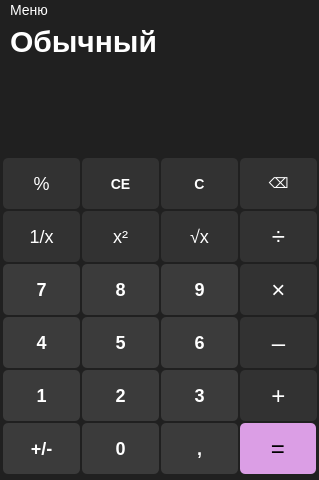
<?xml version="1.0" encoding="UTF-8"?>
<ui version="4.0">
 <class>MainWindow</class>
 <widget class="QMainWindow" name="MainWindow">
  <property name="geometry">
   <rect>
    <x>0</x>
    <y>0</y>
    <width>319</width>
    <height>480</height>
   </rect>
  </property>
  <property name="windowTitle">
   <string>Калькулятор</string>
  </property>
  <property name="windowIcon">
   <iconset>
    <normaloff>../../../Downloads/icons8-калькулятор-48.png</normaloff>../../../Downloads/icons8-калькулятор-48.png</iconset>
  </property>
  <property name="autoFillBackground">
   <bool>false</bool>
  </property>
  <property name="styleSheet">
   <string notr="true">background-color: rgb(32,32,32);</string>
  </property>
  <widget class="QWidget" name="centralwidget">
   <widget class="QPushButton" name="pushButton1">
    <property name="geometry">
     <rect>
      <x>3</x>
      <y>349</y>
      <width>77</width>
      <height>51</height>
     </rect>
    </property>
    <property name="styleSheet">
     <string notr="true">QPushButton {
	color: white;
	background-color: rgb(59,59,59);
	font-family: &quot;Segoe UI&quot;;
	font-weight: 500;
	border-radius: 5px;
	font-size: 18px;
}
QPushButton:hover {
	color: white;
	background-color: rgb(50,50,50);
	border-radius: 5px;
	font-size: 18px;
}
QPushButton:pressed {
	color: white;
	background-color: rgb(40,40,40);
	border-radius: 5px;
	font-size: 18px;
}</string>
    </property>
    <property name="text">
     <string>1</string>
    </property>
   </widget>
   <widget class="QPushButton" name="pushButton2">
    <property name="geometry">
     <rect>
      <x>82</x>
      <y>349</y>
      <width>77</width>
      <height>51</height>
     </rect>
    </property>
    <property name="styleSheet">
     <string notr="true">QPushButton {
	color: white;
	background-color: rgb(59,59,59);
	font-family: &quot;Segoe UI&quot;;
	font-weight: 500;
	border-radius: 5px;
	font-size: 18px;
}
QPushButton:hover {
	color: white;
	background-color: rgb(50,50,50);
	border-radius: 5px;
	font-size: 18px;
}
QPushButton:pressed {
	color: white;
	background-color: rgb(40,40,40);
	border-radius: 5px;
	font-size: 18px;
}</string>
    </property>
    <property name="text">
     <string>2</string>
    </property>
   </widget>
   <widget class="QPushButton" name="pushButton3">
    <property name="geometry">
     <rect>
      <x>161</x>
      <y>349</y>
      <width>77</width>
      <height>51</height>
     </rect>
    </property>
    <property name="styleSheet">
     <string notr="true">QPushButton {
	color: white;
	background-color: rgb(59,59,59);
	font-family: &quot;Segoe UI&quot;;
	font-weight: 500;
	border-radius: 5px;
	font-size: 18px;
}
QPushButton:hover {
	color: white;
	background-color: rgb(50,50,50);
	border-radius: 5px;
	font-size: 18px;
}
QPushButton:pressed {
	color: white;
	background-color: rgb(40,40,40);
	border-radius: 5px;
	font-size: 18px;
}</string>
    </property>
    <property name="text">
     <string>3</string>
    </property>
   </widget>
   <widget class="QPushButton" name="pushButtonPlus">
    <property name="geometry">
     <rect>
      <x>240</x>
      <y>349</y>
      <width>77</width>
      <height>51</height>
     </rect>
    </property>
    <property name="styleSheet">
     <string notr="true">QPushButton {
	background-color: rgb(50, 50, 50);
	color: white;

	border-radius: 5px;
	font-size: 24px;
}
QPushButton:hover {
	background-color: rgb(59, 59, 59);
	color: white;
	border-radius: 5px;
	font-size: 24px;
}
QPushButton:pressed {
	background-color: rgb(50,50,50);
	color: white;
	border-radius: 5px;
	font-size: 24px;
}</string>
    </property>
    <property name="text">
     <string>+</string>
    </property>
   </widget>
   <widget class="QPushButton" name="pushButtonResult">
    <property name="geometry">
     <rect>
      <x>240</x>
      <y>402</y>
      <width>76</width>
      <height>51</height>
     </rect>
    </property>
    <property name="styleSheet">
     <string notr="true">QPushButton {
	background-color: rgb(219,158,229);
	color: black;
	border-radius: 5px;
	font-size: 24px;
}
QPushButton:hover {
	background-color:  rgb(200,145,210);
	color: black;
	border-radius: 5px;
	font-size: 24px;
}
QPushButton:pressed {
	background-color: rgb(181,132,189);
	color: rgb(115,84,121);
	border-radius: 5px;
	font-size: 24px;

}</string>
    </property>
    <property name="text">
     <string>=</string>
    </property>
   </widget>
   <widget class="QPushButton" name="pushButtonDot">
    <property name="geometry">
     <rect>
      <x>161</x>
      <y>402</y>
      <width>77</width>
      <height>51</height>
     </rect>
    </property>
    <property name="styleSheet">
     <string notr="true">QPushButton {
	color: white;
	background-color: rgb(59,59,59);
	font-family: &quot;Segoe UI&quot;;
	font-weight: 500;
	border-radius: 5px;
	font-size: 18px;
}
QPushButton:hover {
	color: white;
	background-color: rgb(50,50,50);
	border-radius: 5px;
	font-size: 18px;
}
QPushButton:pressed {
	color: white;
	background-color: rgb(40,40,40);
	border-radius: 5px;
	font-size: 18px;
}</string>
    </property>
    <property name="text">
     <string>,</string>
    </property>
   </widget>
   <widget class="QPushButton" name="pushButton0">
    <property name="geometry">
     <rect>
      <x>82</x>
      <y>402</y>
      <width>77</width>
      <height>51</height>
     </rect>
    </property>
    <property name="styleSheet">
     <string notr="true">QPushButton {
	color: white;
	background-color: rgb(59,59,59);
	font-family: &quot;Segoe UI&quot;;
	font-weight: 500;
	border-radius: 5px;
	font-size: 18px;
}
QPushButton:hover {
	color: white;
	background-color: rgb(50,50,50);
	border-radius: 5px;
	font-size: 18px;
}
QPushButton:pressed {
	color: white;
	background-color: rgb(40,40,40);
	border-radius: 5px;
	font-size: 18px;
}</string>
    </property>
    <property name="text">
     <string>0</string>
    </property>
   </widget>
   <widget class="QPushButton" name="pushButtonUnary">
    <property name="geometry">
     <rect>
      <x>3</x>
      <y>402</y>
      <width>77</width>
      <height>51</height>
     </rect>
    </property>
    <property name="styleSheet">
     <string notr="true">QPushButton {
	color: white;
	background-color: rgb(59,59,59);
	font-family: &quot;Segoe UI&quot;;
	font-weight: 500;
	border-radius: 5px;
	font-size: 18px;
}
QPushButton:hover {
	color: white;
	background-color: rgb(50,50,50);
	border-radius: 5px;
	font-size: 18px;
}
QPushButton:pressed {
	color: white;
	background-color: rgb(40,40,40);
	border-radius: 5px;
	font-size: 18px;
}</string>
    </property>
    <property name="text">
     <string>+/-</string>
    </property>
   </widget>
   <widget class="QPushButton" name="pushButtonMinus">
    <property name="geometry">
     <rect>
      <x>240</x>
      <y>296</y>
      <width>77</width>
      <height>51</height>
     </rect>
    </property>
    <property name="styleSheet">
     <string notr="true">QPushButton {
	background-color: rgb(50, 50, 50);
	color: white;
	border-radius: 5px;
	font-size: 24px;
}
QPushButton:hover {
	background-color: rgb(59, 59, 59);
	color: white;
	border-radius: 5px;
	font-size: 24px;
}
QPushButton:pressed {
	background-color: rgb(50,50,50);
	color: white;
	border-radius: 5px;
	font-size: 24px;
}</string>
    </property>
    <property name="text">
     <string>–</string>
    </property>
   </widget>
   <widget class="QPushButton" name="pushButton6">
    <property name="geometry">
     <rect>
      <x>161</x>
      <y>296</y>
      <width>77</width>
      <height>51</height>
     </rect>
    </property>
    <property name="styleSheet">
     <string notr="true">QPushButton {
	color: white;
	background-color: rgb(59,59,59);
	font-family: &quot;Segoe UI&quot;;
	font-weight: 500;
	border-radius: 5px;
	font-size: 18px;
}
QPushButton:hover {
	color: white;
	background-color: rgb(50,50,50);
	border-radius: 5px;
	font-size: 18px;
}
QPushButton:pressed {
	color: white;
	background-color: rgb(40,40,40);
	border-radius: 5px;
	font-size: 18px;
}</string>
    </property>
    <property name="text">
     <string>6</string>
    </property>
   </widget>
   <widget class="QPushButton" name="pushButton5">
    <property name="geometry">
     <rect>
      <x>82</x>
      <y>296</y>
      <width>77</width>
      <height>51</height>
     </rect>
    </property>
    <property name="styleSheet">
     <string notr="true">QPushButton {
	color: white;
	background-color: rgb(59,59,59);
	font-family: &quot;Segoe UI&quot;;
	font-weight: 500;
	border-radius: 5px;
	font-size: 18px;
}
QPushButton:hover {
	color: white;
	background-color: rgb(50,50,50);
	border-radius: 5px;
	font-size: 18px;
}
QPushButton:pressed {
	color: white;
	background-color: rgb(40,40,40);
	border-radius: 5px;
	font-size: 18px;
}</string>
    </property>
    <property name="text">
     <string>5</string>
    </property>
   </widget>
   <widget class="QPushButton" name="pushButton4">
    <property name="geometry">
     <rect>
      <x>3</x>
      <y>296</y>
      <width>77</width>
      <height>51</height>
     </rect>
    </property>
    <property name="styleSheet">
     <string notr="true">QPushButton {
	color: white;
	background-color: rgb(59,59,59);
	font-family: &quot;Segoe UI&quot;;
	font-weight: 500;
	border-radius: 5px;
	font-size: 18px;
}
QPushButton:hover {
	color: white;
	background-color: rgb(50,50,50);
	border-radius: 5px;
	font-size: 18px;
}
QPushButton:pressed {
	color: white;
	background-color: rgb(40,40,40);
	border-radius: 5px;
	font-size: 18px;
}</string>
    </property>
    <property name="text">
     <string>4</string>
    </property>
   </widget>
   <widget class="QPushButton" name="pushButtonPercent">
    <property name="geometry">
     <rect>
      <x>3</x>
      <y>137</y>
      <width>77</width>
      <height>51</height>
     </rect>
    </property>
    <property name="styleSheet">
     <string notr="true">QPushButton {
	background-color: rgb(50,50,50);
	color: white;
	border-radius: 5px;
	font-size: 18px;
}
QPushButton:hover {
	background-color: rgb(59,59,59);
	color: white;
	border-radius: 5px;
	font-size: 18px;
}
QPushButton:pressed {
	background-color: rgb(50,50,50);
	color: white;
	border-radius: 5px;
	font-size: 18px;
}</string>
    </property>
    <property name="text">
     <string>%</string>
    </property>
   </widget>
   <widget class="QPushButton" name="pushButton9">
    <property name="geometry">
     <rect>
      <x>161</x>
      <y>243</y>
      <width>77</width>
      <height>51</height>
     </rect>
    </property>
    <property name="styleSheet">
     <string notr="true">QPushButton {
	color: white;
	background-color: rgb(59,59,59);
	font-family: &quot;Segoe UI&quot;;
	font-weight: 500;
	border-radius: 5px;
	font-size: 18px;
}
QPushButton:hover {
	color: white;
	background-color: rgb(50,50,50);
	border-radius: 5px;
	font-size: 18px;
}
QPushButton:pressed {
	color: white;
	background-color: rgb(40,40,40);
	border-radius: 5px;
	font-size: 18px;
}</string>
    </property>
    <property name="text">
     <string>9</string>
    </property>
   </widget>
   <widget class="QPushButton" name="pushButtonSub">
    <property name="geometry">
     <rect>
      <x>240</x>
      <y>190</y>
      <width>77</width>
      <height>51</height>
     </rect>
    </property>
    <property name="styleSheet">
     <string notr="true">QPushButton {
	background-color: rgb(50, 50, 50);
	color: white;
	border-radius: 5px;
	font-size: 24px;
}
QPushButton:hover {
	background-color: rgb(59, 59, 59);
	color: white;
	border-radius: 5px;
	font-size: 24px;
}
QPushButton:pressed {
	background-color: rgb(50,50,50);
	color: white;
	border-radius: 5px;
	font-size: 24px;
}</string>
    </property>
    <property name="text">
     <string>÷</string>
    </property>
   </widget>
   <widget class="QPushButton" name="pushButtonSqrt">
    <property name="geometry">
     <rect>
      <x>161</x>
      <y>190</y>
      <width>77</width>
      <height>51</height>
     </rect>
    </property>
    <property name="styleSheet">
     <string notr="true">QPushButton {
	background-color: rgb(50,50,50);
	color: white;
	border-radius: 5px;
	font-size: 18px;
}
QPushButton:hover {
	background-color: rgb(59,59,59);
	color: white;
	border-radius: 5px;
	font-size: 18px;
}
QPushButton:pressed {
	background-color: rgb(50,50,50);
	color: white;
	border-radius: 5px;
	font-size: 18px;
}</string>
    </property>
    <property name="text">
     <string>√x</string>
    </property>
   </widget>
   <widget class="QPushButton" name="pushButtonMult">
    <property name="geometry">
     <rect>
      <x>240</x>
      <y>243</y>
      <width>77</width>
      <height>51</height>
     </rect>
    </property>
    <property name="styleSheet">
     <string notr="true">QPushButton {
	background-color: rgb(50, 50, 50);
	color: white;
	border-radius: 5px;
	font-size: 24px;
}
QPushButton:hover {
	background-color: rgb(59, 59, 59);
	color: white;
	border-radius: 5px;
	font-size: 24px;
}
QPushButton:pressed {
	background-color: rgb(50,50,50);
	color: white;
	border-radius: 5px;
	font-size: 24px;
}</string>
    </property>
    <property name="text">
     <string>×</string>
    </property>
   </widget>
   <widget class="QPushButton" name="pushButton7">
    <property name="geometry">
     <rect>
      <x>3</x>
      <y>243</y>
      <width>77</width>
      <height>51</height>
     </rect>
    </property>
    <property name="styleSheet">
     <string notr="true">QPushButton {
	color: white;
	background-color: rgb(59,59,59);
	font-family: &quot;Segoe UI&quot;;
	font-weight: 500;
	border-radius: 5px;
	font-size: 18px;
}
QPushButton:hover {
	color: white;
	background-color: rgb(50,50,50);
	border-radius: 5px;
	font-size: 18px;
}
QPushButton:pressed {
	color: white;
	background-color: rgb(40,40,40);
	border-radius: 5px;
	font-size: 18px;
}</string>
    </property>
    <property name="text">
     <string>7</string>
    </property>
   </widget>
   <widget class="QPushButton" name="pushButtonCE">
    <property name="geometry">
     <rect>
      <x>82</x>
      <y>137</y>
      <width>77</width>
      <height>51</height>
     </rect>
    </property>
    <property name="styleSheet">
     <string notr="true">QPushButton {
	background-color: rgb(50,50,50);
	color: white;
	font-family: &quot;Segoe UI&quot;;
	font-weight: 500;
	border-radius: 5px;
	font-size: 14px;
}
QPushButton:hover {
	background-color: rgb(59,59,59);
	color: white;
	border-radius: 5px;
	font-size: 14px;
}
QPushButton:pressed {
	background-color: rgb(50,50,50);
	color: white;
	border-radius: 5px;
	font-size: 14px;
}</string>
    </property>
    <property name="text">
     <string>CE</string>
    </property>
   </widget>
   <widget class="QPushButton" name="pushButtonC">
    <property name="geometry">
     <rect>
      <x>161</x>
      <y>137</y>
      <width>77</width>
      <height>51</height>
     </rect>
    </property>
    <property name="styleSheet">
     <string notr="true">QPushButton {
	background-color: rgb(50,50,50);
	color: white;
	font-family: &quot;Segoe UI&quot;;
	font-weight: 500;
	border-radius: 5px;
	font-size: 14px;
}
QPushButton:hover {
	background-color: rgb(59,59,59);
	color: white;
	border-radius: 5px;
	font-size: 14px;
}
QPushButton:pressed {
	background-color: rgb(50,50,50);
	color: white;
	border-radius: 5px;
	font-size: 14px;
}</string>
    </property>
    <property name="text">
     <string>C</string>
    </property>
   </widget>
   <widget class="QPushButton" name="pushButtonDel">
    <property name="geometry">
     <rect>
      <x>240</x>
      <y>137</y>
      <width>77</width>
      <height>51</height>
     </rect>
    </property>
    <property name="styleSheet">
     <string notr="true">QPushButton {
	background-color: rgb(50,50,50);
	color: white;
	border-radius: 5px;
	font-size: 14px;
}
QPushButton:hover {
	background-color: rgb(59,59,59);
	color: white;
	border-radius: 5px;
	font-size: 14px;
}
QPushButton:pressed {
	background-color: rgb(50,50,50);
	color: white;
	border-radius: 5px;
	font-size: 14px;
}</string>
    </property>
    <property name="text">
     <string>⌫</string>
    </property>
   </widget>
   <widget class="QPushButton" name="pushButton8">
    <property name="geometry">
     <rect>
      <x>82</x>
      <y>243</y>
      <width>77</width>
      <height>51</height>
     </rect>
    </property>
    <property name="styleSheet">
     <string notr="true">QPushButton {
	color: white;
	background-color: rgb(59,59,59);
	font-family: &quot;Segoe UI&quot;;
	font-weight: 500;
	border-radius: 5px;
	font-size: 18px;
}
QPushButton:hover {
	color: white;
	background-color: rgb(50,50,50);
	border-radius: 5px;
	font-size: 18px;
}
QPushButton:pressed {
	color: white;
	background-color: rgb(40,40,40);
	border-radius: 5px;
	font-size: 18px;
}</string>
    </property>
    <property name="text">
     <string>8</string>
    </property>
   </widget>
   <widget class="QPushButton" name="pushButtonPow">
    <property name="geometry">
     <rect>
      <x>82</x>
      <y>190</y>
      <width>77</width>
      <height>51</height>
     </rect>
    </property>
    <property name="styleSheet">
     <string notr="true">QPushButton {
	background-color: rgb(50,50,50);
	color: white;
	border-radius: 5px;
	font-size: 18px;
}
QPushButton:hover {
	background-color: rgb(59,59,59);
	color: white;
	border-radius: 5px;
	font-size: 18px;
}
QPushButton:pressed {
	background-color: rgb(50,50,50);
	color: white;
	border-radius: 5px;
	font-size: 18px;
}</string>
    </property>
    <property name="text">
     <string>x²</string>
    </property>
   </widget>
   <widget class="QPushButton" name="pushButtonRevers">
    <property name="geometry">
     <rect>
      <x>3</x>
      <y>190</y>
      <width>77</width>
      <height>51</height>
     </rect>
    </property>
    <property name="styleSheet">
     <string notr="true">QPushButton {
	background-color: rgb(50,50,50);
	color: white;
	border-radius: 5px;
	font-size: 18px;
}
QPushButton:hover {
	background-color: rgb(59,59,59);
	color: white;
	border-radius: 5px;
	font-size: 18px;
}
QPushButton:pressed {
	background-color: rgb(50,50,50);
	color: white;
	border-radius: 5px;
	font-size: 18px;
}</string>
    </property>
    <property name="text">
     <string>1/x</string>
    </property>
   </widget>
   <widget class="QLabel" name="label">
    <property name="geometry">
     <rect>
      <x>10</x>
      <y>0</y>
      <width>161</width>
      <height>41</height>
     </rect>
    </property>
    <property name="styleSheet">
     <string notr="true">QLabel {
	color: white;
	font-size: 30px;
	font-weight: 600;
	font-family: &quot;Segoe UI&quot;;
}</string>
    </property>
    <property name="text">
     <string>Обычный</string>
    </property>
   </widget>
   <widget class="QLineEdit" name="result_show">
    <property name="geometry">
     <rect>
      <x>12</x>
      <y>55</y>
      <width>295</width>
      <height>61</height>
     </rect>
    </property>
    <property name="layoutDirection">
     <enum>Qt::RightToLeft</enum>
    </property>
    <property name="styleSheet">
     <string notr="true">QLineEdit {
	text-align: right;
	font-size: 47px;
	font-weight: 600;
	color: white;
	border: none;
}
</string>
    </property>
    <property name="alignment">
     <set>Qt::AlignRight|Qt::AlignTrailing|Qt::AlignVCenter</set>
    </property>
   </widget>
  </widget>
  <widget class="QMenuBar" name="menuBar">
   <property name="geometry">
    <rect>
     <x>0</x>
     <y>0</y>
     <width>319</width>
     <height>24</height>
    </rect>
   </property>
   <property name="styleSheet">
    <string notr="true">QMenuBar {
	color: white;
	font-size: 14px;
}

QMenuBar::item:selected {
	background-color: rgb(59, 59, 59);
	border-radius: 2px;
}</string>
   </property>
   <widget class="QMenu" name="menu">
    <property name="styleSheet">
     <string notr="true">QMenu {
	color: white;
	font-size: 14px;
}
QMenu:selected {
	color: white;
	background-color: rgb(59,59,59);
	border-radius: 5px;
	font-size: 14px;
}
QMenu:pressed {
	color: white;
	background-color: rgb(40,40,40);
	border-radius: 5px;
	font-size: 14px;
}</string>
    </property>
    <property name="title">
     <string>Меню</string>
    </property>
    <addaction name="action_2"/>
    <addaction name="action_3"/>
    <addaction name="action_4"/>
    <addaction name="action_5"/>
   </widget>
   <addaction name="menu"/>
  </widget>
  <action name="action_2">
   <property name="text">
    <string>Обычный</string>
   </property>
  </action>
  <action name="action_3">
   <property name="text">
    <string>Инженерный</string>
   </property>
  </action>
  <action name="action_4">
   <property name="text">
    <string>Графики</string>
   </property>
  </action>
  <action name="action_5">
   <property name="text">
    <string>Кредиты</string>
   </property>
  </action>
 </widget>
 <resources/>
 <connections/>
</ui>
